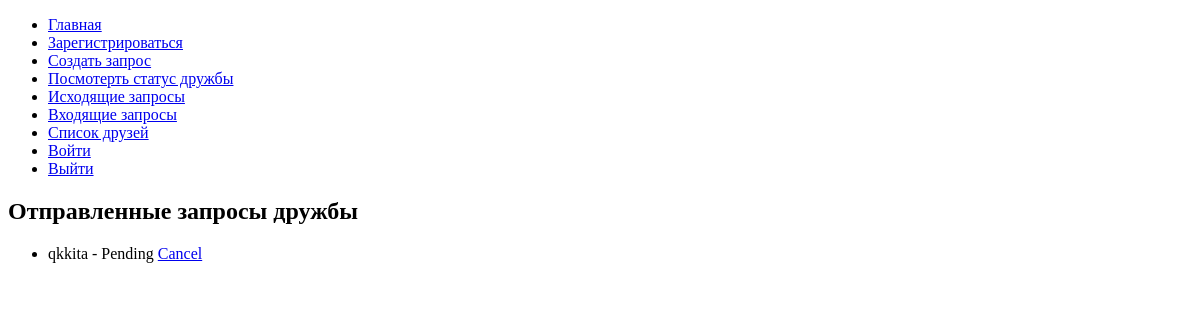
Before: /friendship/outbox/ (signed in) with the older database file.
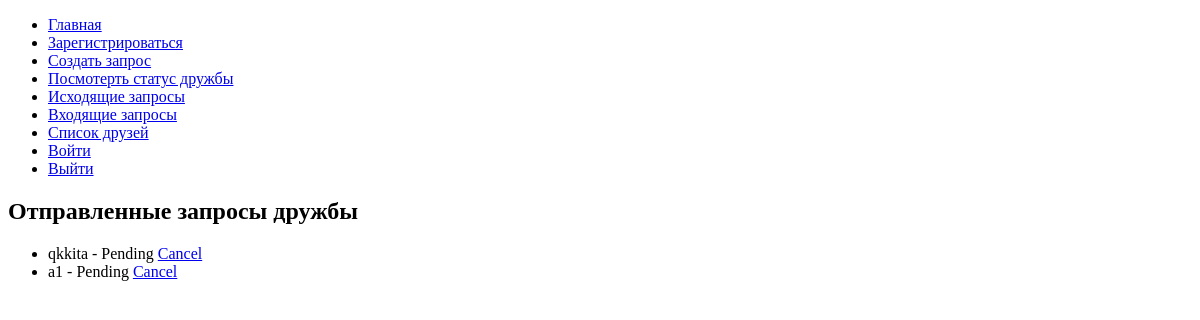
After: the same page with the newer database file.
### friendship/models.py (models this page shows)
class FriendRequest(models.Model):
    from_user = models.ForeignKey(User, on_delete=models.CASCADE, related_name='friend_requests_sent')
    to_user = models.ForeignKey(User, on_delete=models.CASCADE, related_name='friend_requests_received')
    accepted = models.BooleanField(default=False)

### friendship/views.py (the view)
# urls.py: path('outbox/', outbox),
@login_required
def outbox(request): # Исходящие запросы в друзья
    sent_requests = FriendRequest.objects.filter(from_user=request.user, accepted=0)
    return render(request, 'friendship/sent_friend_requests.html', {'sent_requests': sent_requests})

### friendship/templates/friendship/sent_friend_requests.html
{% extends 'friendship/base.html' %}
{% block content %}
  <h2>Отправленные запросы дружбы</h2>
  <ul>
  {% for friend_request in sent_requests %}
    <li>{{ friend_request.to_user }} - {% if friend_request.is_accepted %}Accepted{% else %}Pending{% endif %} {% if not friend_request.is_accepted %}<a href="{% url 'cancel_friend_request' friend_request.id %}">Cancel</a>{% endif %}</li>
  {% empty %}
    <li>Нет Отправленных запросов.</li>
  {% endfor %}
  </ul>
{% endblock %}

Changed rows visible on the page:
added FriendRequest: to_user "a1"
